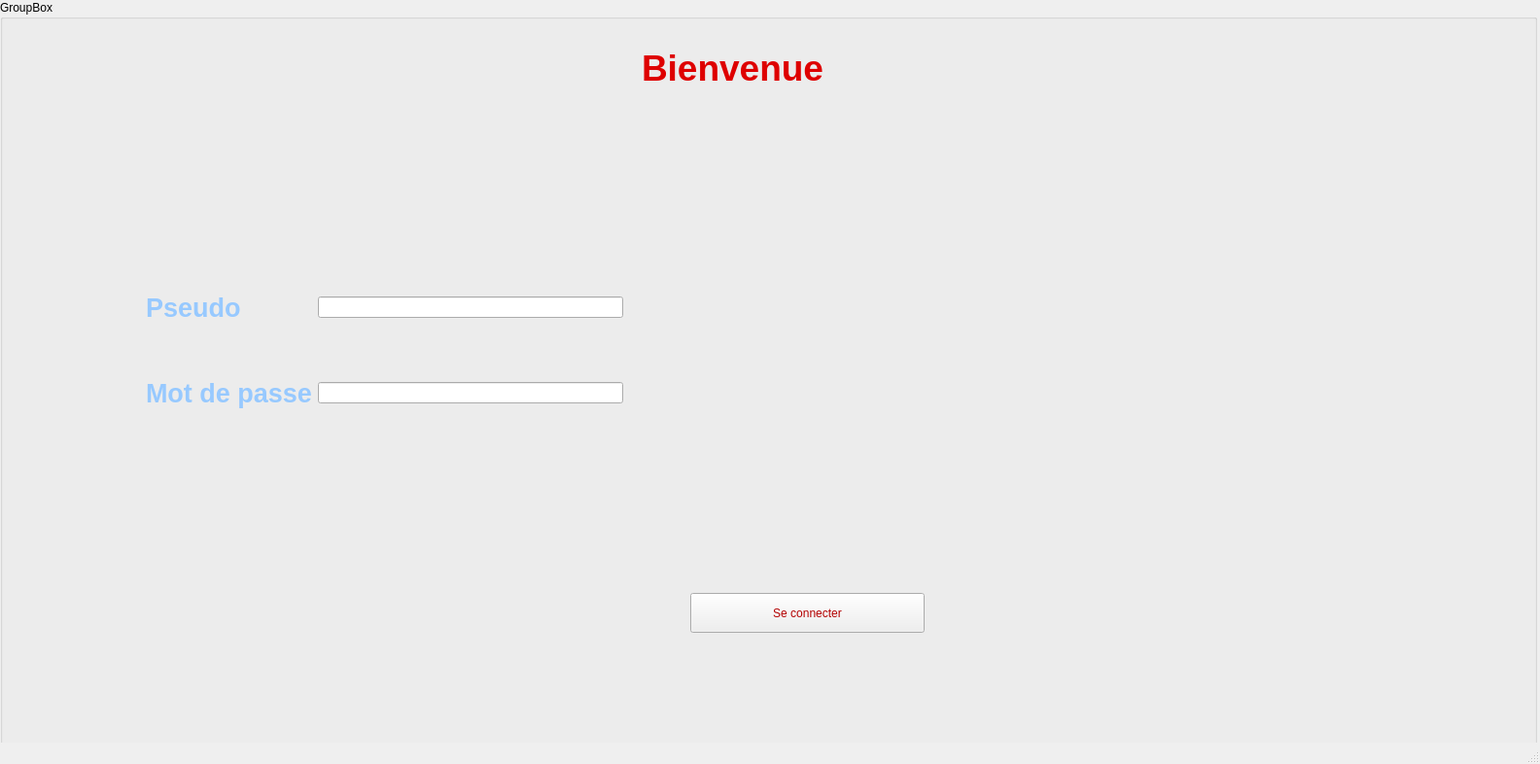
<?xml version="1.0" encoding="UTF-8"?>
<ui version="4.0">
 <class>MainWindow</class>
 <widget class="QMainWindow" name="MainWindow">
  <property name="geometry">
   <rect>
    <x>0</x>
    <y>0</y>
    <width>1584</width>
    <height>786</height>
   </rect>
  </property>
  <property name="windowTitle">
   <string>MainWindow</string>
  </property>
  <property name="styleSheet">
   <string notr="true"/>
  </property>
  <widget class="QWidget" name="centralwidget">
   <widget class="QGroupBox" name="groupBox">
    <property name="geometry">
     <rect>
      <x>0</x>
      <y>0</y>
      <width>1581</width>
      <height>961</height>
     </rect>
    </property>
    <property name="styleSheet">
     <string notr="true">background-image: url(:/images/mmm.jpg);</string>
    </property>
    <property name="title">
     <string>GroupBox</string>
    </property>
    <widget class="QLabel" name="label_bienvenue">
     <property name="geometry">
      <rect>
       <x>660</x>
       <y>10</y>
       <width>481</width>
       <height>121</height>
      </rect>
     </property>
     <property name="styleSheet">
      <string notr="true">font: 30pt &quot;MS Shell Dlg 2&quot;;
</string>
     </property>
     <property name="text">
      <string>&lt;html&gt;&lt;head/&gt;&lt;body&gt;&lt;p&gt;&lt;span style=&quot; font-size:28pt; font-weight:600; color:#de0000;&quot;&gt;Bienvenue&lt;/span&gt;&lt;/p&gt;&lt;/body&gt;&lt;/html&gt;</string>
     </property>
    </widget>
    <widget class="QPushButton" name="pushButton_connecter">
     <property name="geometry">
      <rect>
       <x>710</x>
       <y>610</y>
       <width>241</width>
       <height>41</height>
      </rect>
     </property>
     <property name="styleSheet">
      <string notr="true">color: rgb(179, 0, 0);
font: 75 20pt &quot;MS Shell Dlg 2&quot;;</string>
     </property>
     <property name="text">
      <string>Se connecter</string>
     </property>
    </widget>
    <widget class="QLabel" name="label">
     <property name="geometry">
      <rect>
       <x>420</x>
       <y>120</y>
       <width>55</width>
       <height>16</height>
      </rect>
     </property>
     <property name="text">
      <string/>
     </property>
    </widget>
    <widget class="QWidget" name="layoutWidget">
     <property name="geometry">
      <rect>
       <x>150</x>
       <y>250</y>
       <width>491</width>
       <height>221</height>
      </rect>
     </property>
     <layout class="QGridLayout" name="gridLayout">
      <item row="0" column="0">
       <widget class="QLabel" name="label_pseudo">
        <property name="text">
         <string>&lt;html&gt;&lt;head/&gt;&lt;body&gt;&lt;p&gt;&lt;span style=&quot; font-size:20pt; font-weight:600; color:#97c9ff;&quot;&gt;Pseudo&lt;/span&gt;&lt;/p&gt;&lt;/body&gt;&lt;/html&gt;</string>
        </property>
       </widget>
      </item>
      <item row="0" column="1">
       <widget class="QLineEdit" name="lineEdit_pseudo"/>
      </item>
      <item row="1" column="0">
       <widget class="QLabel" name="label_mdp">
        <property name="text">
         <string>&lt;html&gt;&lt;head/&gt;&lt;body&gt;&lt;p&gt;&lt;span style=&quot; font-size:20pt; font-weight:600; color:#97c9ff;&quot;&gt;Mot de passe&lt;/span&gt;&lt;/p&gt;&lt;/body&gt;&lt;/html&gt;</string>
        </property>
       </widget>
      </item>
      <item row="1" column="1">
       <widget class="QLineEdit" name="lineEdit_mdp"/>
      </item>
     </layout>
    </widget>
   </widget>
  </widget>
  <widget class="QMenuBar" name="menubar">
   <property name="geometry">
    <rect>
     <x>0</x>
     <y>0</y>
     <width>1584</width>
     <height>26</height>
    </rect>
   </property>
  </widget>
  <widget class="QStatusBar" name="statusbar"/>
 </widget>
 <resources/>
 <connections/>
</ui>
